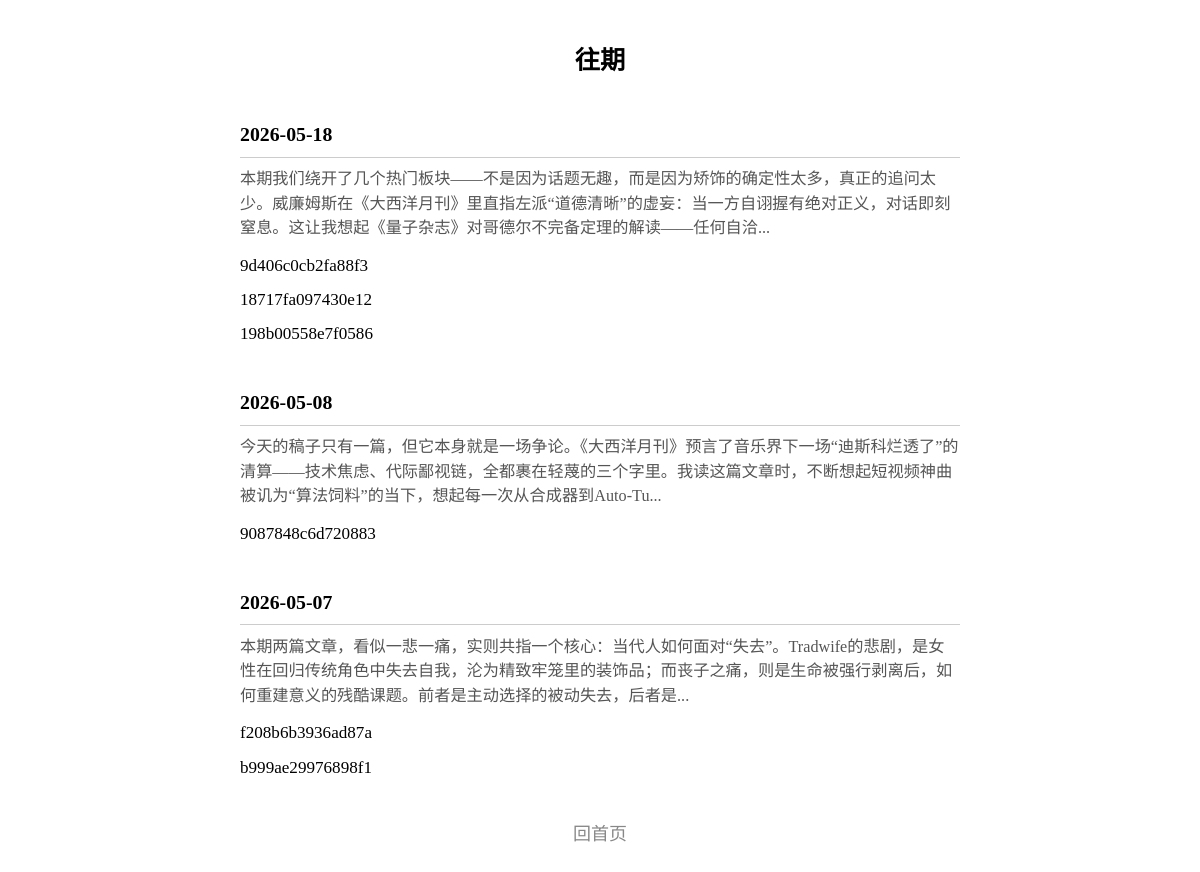
Page /archive on the earlier database version.
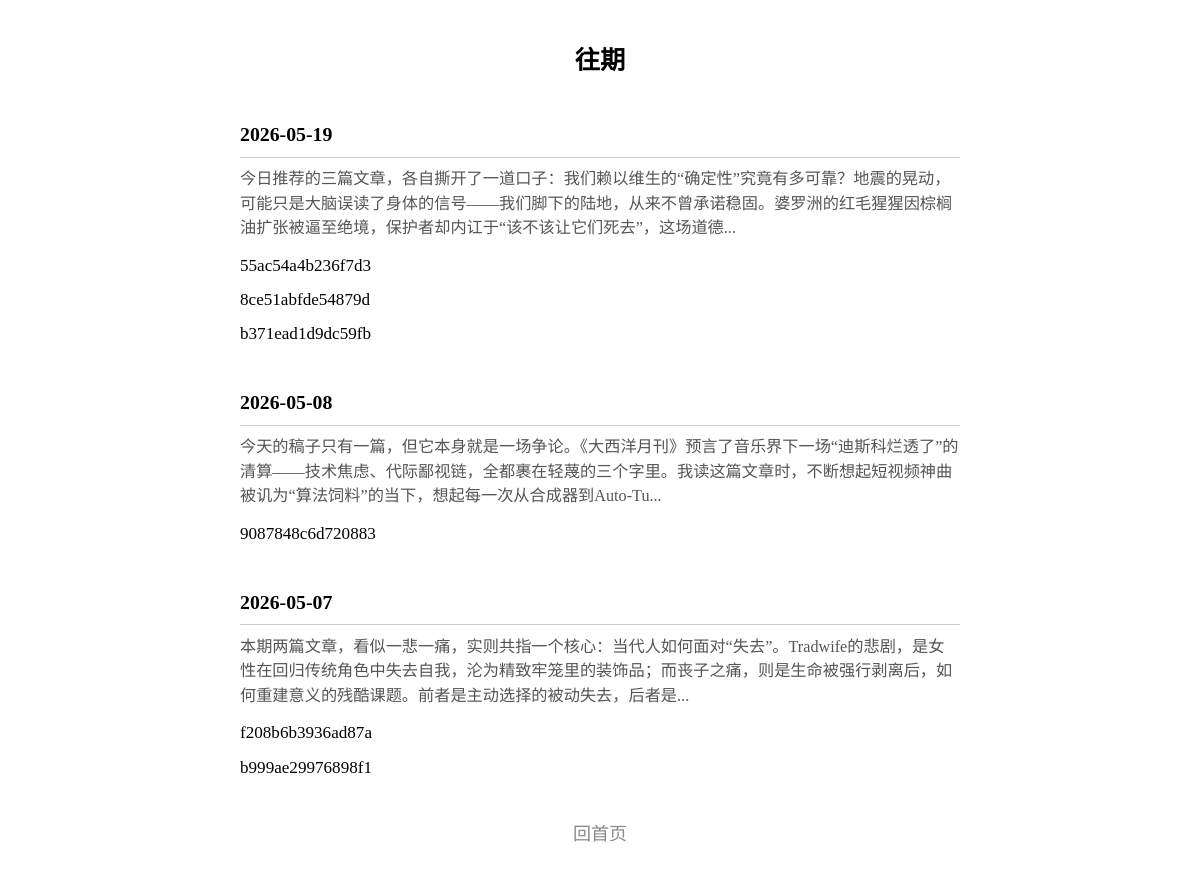
Same page on the later database version.
### tables this page shows
CREATE TABLE issues (
            date TEXT PRIMARY KEY,
            articles TEXT NOT NULL DEFAULT '[]',
            editor_note TEXT NOT NULL DEFAULT '',
            stats TEXT NOT NULL DEFAULT '{}',
            epub_sent_at TEXT
        );

### server.py (the view)
@app.get("/archive", response_class=HTMLResponse)
async def archive(page: int = Query(1, ge=1)):
    per_page = 20
    offset = (page - 1) * per_page
    issues = get_recent_issues(limit=per_page, offset=offset)
    template = env.get_template("archive.html")
    return template.render(issues=issues, page=page)

### templates/archive.html (shortened to what this page needs)
<!DOCTYPE html>
<html lang="zh-CN">
<head>
</head>
<body>
<h1>往期</h1>
{% for issue in issues %}
<div class="issue">
  <div class="issue-date">{{ issue.date }}</div>
  <div class="issue-note">
    {% if issue.editor_note | length > 120 %}
      {{ issue.editor_note[:120] | e }}...
    {% else %}
      {{ issue.editor_note | e }}
    {% endif %}
  </div>
  <ul>
  {% for aid in issue.articles %}
    <li><a href="/article/{{ aid }}">{{ aid }}</a></li>
  {% endfor %}
  </ul>
</div>
{% endfor %}
<div class="footer">
  <a href="/">回首页</a>
</div>
</body>
</html>

Differences in the rows shown:
removed issues: date "2026-05-18", editor_note "本期我们绕开了几个热门板块——不是因为话题无趣，而是因为矫饰的确定性太多，真正的追问太少。威廉姆斯在《大西洋月刊》里直指左派“道德清晰”的虚妄：当一方自诩握有绝对正义，对话即刻窒息。这让我想起《量子杂志》对哥德尔不完备定理的解读——任何自洽", articles "9d406c0cb2fa88f3" "18717fa097430e12" "198b00558e7f0586"
added issues: date "2026-05-19", editor_note "今日推荐的三篇文章，各自撕开了一道口子：我们赖以维生的“确定性”究竟有多可靠？地震的晃动，可能只是大脑误读了身体的信号——我们脚下的陆地，从来不曾承诺稳固。婆罗洲的红毛猩猩因棕榈油扩张被逼至绝境，保护者却内讧于“该不该让它们死去”，这场道德", articles "55ac54a4b236f7d3" "8ce51abfde54879d" "b371ead1d9dc59fb"
